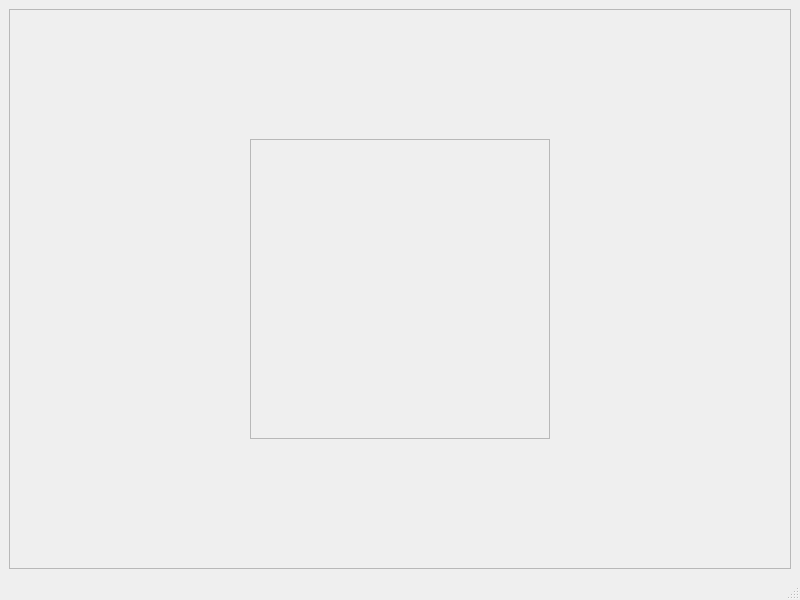
<?xml version="1.0" encoding="UTF-8"?>
<ui version="4.0">
 <class>MainWindow</class>
 <widget class="QMainWindow" name="MainWindow">
  <property name="geometry">
   <rect>
    <x>0</x>
    <y>0</y>
    <width>800</width>
    <height>600</height>
   </rect>
  </property>
  <property name="maximumSize">
   <size>
    <width>800</width>
    <height>600</height>
   </size>
  </property>
  <property name="windowTitle">
   <string>MainWindow</string>
  </property>
  <widget class="QWidget" name="centralwidget">
   <layout class="QVBoxLayout" name="verticalLayout">
    <item>
     <widget class="QFrame" name="frame">
      <property name="frameShape">
       <enum>QFrame::StyledPanel</enum>
      </property>
      <property name="frameShadow">
       <enum>QFrame::Raised</enum>
      </property>
      <layout class="QHBoxLayout" name="horizontalLayout">
       <item alignment="Qt::AlignHCenter|Qt::AlignVCenter">
        <widget class="QFrame" name="frame_2">
         <property name="minimumSize">
          <size>
           <width>300</width>
           <height>300</height>
          </size>
         </property>
         <property name="frameShape">
          <enum>QFrame::StyledPanel</enum>
         </property>
         <property name="frameShadow">
          <enum>QFrame::Raised</enum>
         </property>
        </widget>
       </item>
      </layout>
     </widget>
    </item>
   </layout>
  </widget>
  <widget class="QMenuBar" name="menubar">
   <property name="geometry">
    <rect>
     <x>0</x>
     <y>0</y>
     <width>800</width>
     <height>21</height>
    </rect>
   </property>
  </widget>
  <widget class="QStatusBar" name="statusbar"/>
 </widget>
 <resources/>
 <connections/>
</ui>
